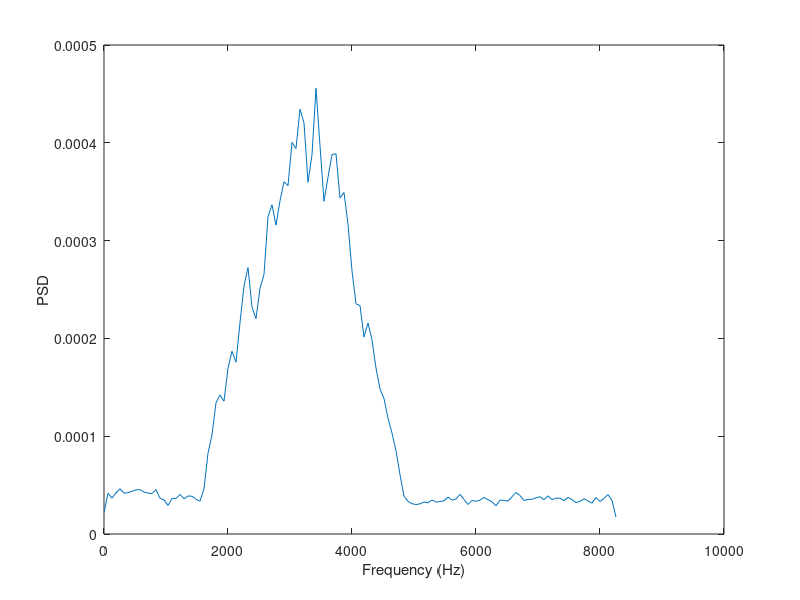

This chart was generated by the following MATLAB code: (Note: this script raises an error after producing the figure.)
data =load('testData.txt');
time = data(:,1);
noise = data(:,2);
sampFreq = length(data)/(data(end)-data(1));
[pxx,f]=pwelch(noise, 256,[],[],sampFreq);
figure;
plot(f,pxx);
xlabel('Frequency (Hz)');
ylabel('PSD');
fltrOrdr = 500;
whiteNoise= WhitenNoise(noise,[f,pxx],fltrOrdr,sampFreq);

winLen = 0.1;
ovrlp = 0.05;
%Convert to integer number of samples 
winLenSmpls = floor(winLen*samplFreq);
ovrlpSmpls = floor(ovrlp*samplFreq);
[S,F,T]=spectrogram(noise,winLenSmpls,ovrlpSmpls,[],samplFreq);
[WS,WF,WT]=spectrogram(whiteNoise,winLenSmpls,ovrlpSmpls,[],samplFreq);
figure;
imagesc(T,F,abs(S)); axis xy;
xlabel('Time (sec)');
ylabel('Frequency (Hz)');
figure;
imagesc(WT,WF,abs(WS)); axis xy;
xlabel('Time (sec)');
ylabel('Frequency (Hz)');
figure;
hold on;
plot(time,noise,'r');
figure;
plot(time,whiteNoise,'b');
xlabel('time')


